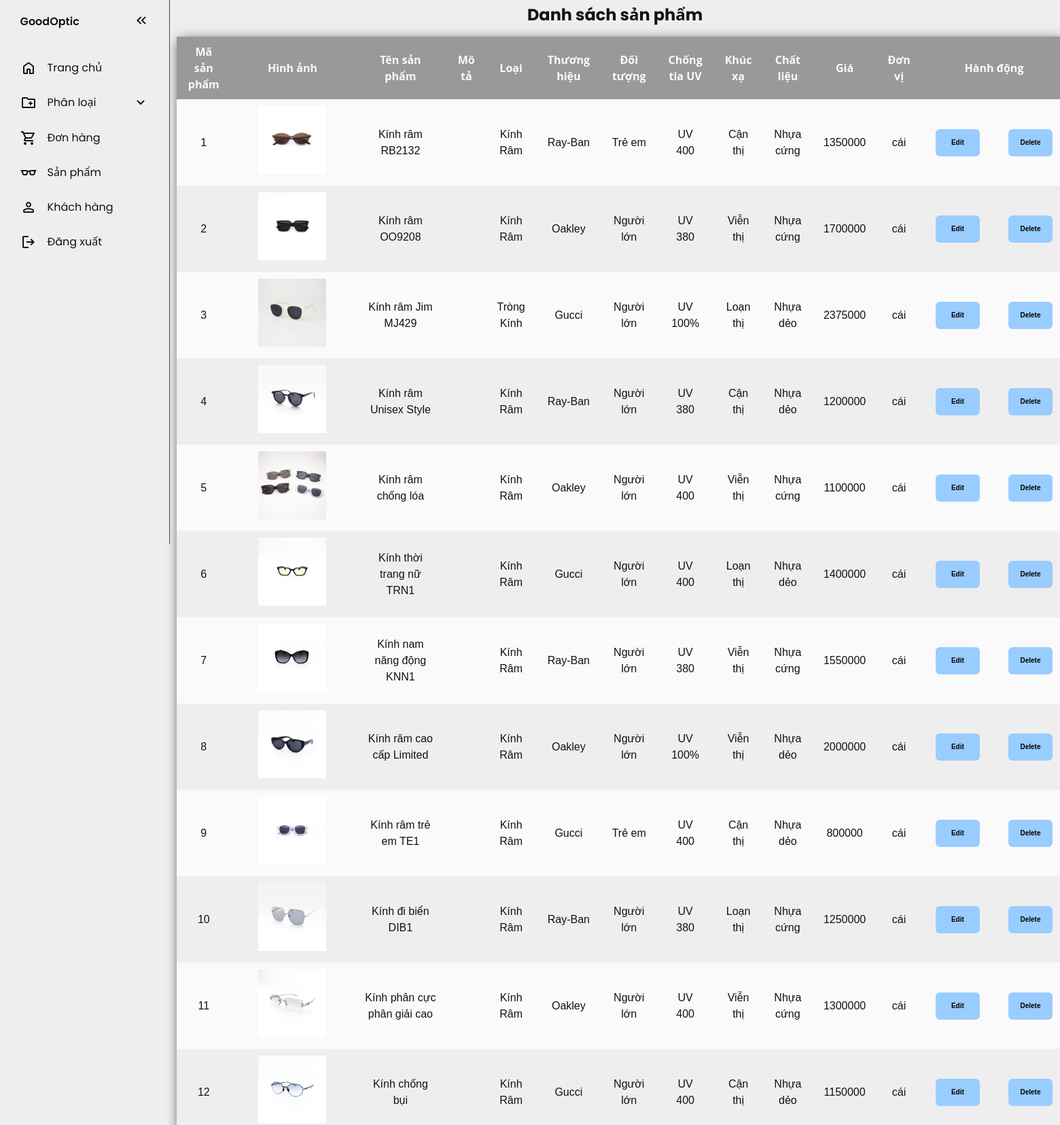
/admin/viewAllProducts.php (upper part), run on the app's committed database.
### tables this page shows
CREATE TABLE `products` (
  `product_id` bigint(20) UNSIGNED NOT NULL,
  `product_name` varchar(255) NOT NULL,
  `slug` varchar(255) NOT NULL,
  `description` text NOT NULL,
  `unit` varchar(50) DEFAULT NULL,
  `price` double NOT NULL,
  `disscounted_price` double NOT NULL,
  `images` text NOT NULL,
  `category_id` bigint(20) UNSIGNED NOT NULL,
  `brand_id` bigint(20) UNSIGNED NOT NULL,
  `target_id` bigint(20) UNSIGNED NOT NULL,
  `UV_id` bigint(20) UNSIGNED NOT NULL,
  `Refractive_id` bigint(20) UNSIGNED NOT NULL,
  `Material_id` bigint(20) UNSIGNED NOT NULL,
  `status` enum('Active','Inactive') NOT NULL,
  `created_at` datetime NOT NULL DEFAULT current_timestamp(),
  `updated_at` datetime NOT NULL DEFAULT current_timestamp() ON UPDATE current_timestamp()
);

CREATE TABLE `categories` (
  `category_id` bigint(20) UNSIGNED NOT NULL,
  `category_name` varchar(255) NOT NULL,
  `slug` varchar(255) NOT NULL,
  `category_status` enum('Active','Inactive') NOT NULL,
  `created_at` datetime NOT NULL DEFAULT current_timestamp(),
  `updated_at` datetime NOT NULL DEFAULT current_timestamp() ON UPDATE current_timestamp()
);

CREATE TABLE `brands` (
  `brand_id` bigint(20) UNSIGNED NOT NULL,
  `brand_name` varchar(255) NOT NULL,
  `slug` varchar(255) NOT NULL,
  `status` enum('Active','Inactive') NOT NULL,
  `created_at` datetime NOT NULL DEFAULT current_timestamp(),
  `updated_at` datetime NOT NULL DEFAULT current_timestamp() ON UPDATE current_timestamp()
);

CREATE TABLE `targets` (
  `target_id` bigint(20) UNSIGNED NOT NULL,
  `target_name` varchar(255) NOT NULL,
  `slug` varchar(255) NOT NULL,
  `status` enum('Active','Inactive') NOT NULL,
  `created_at` datetime NOT NULL DEFAULT current_timestamp(),
  `updated_at` datetime NOT NULL DEFAULT current_timestamp() ON UPDATE current_timestamp()
);

CREATE TABLE `UV` (
  `uv_id` bigint(20) UNSIGNED NOT NULL,
  `uv_name` varchar(255) NOT NULL,
  `slug` varchar(255) NOT NULL,
  `status` enum('Active','Inactive') NOT NULL,
  `created_at` datetime NOT NULL DEFAULT current_timestamp(),
  `updated_at` datetime NOT NULL DEFAULT current_timestamp() ON UPDATE current_timestamp()
);

CREATE TABLE `Refractive` (
  `refractive_id` bigint(20) UNSIGNED NOT NULL,
  `refractive_name` varchar(255) NOT NULL,
  `slug` varchar(255) NOT NULL,
  `status` enum('Active','Inactive') NOT NULL,
  `created_at` datetime NOT NULL DEFAULT current_timestamp(),
  `updated_at` datetime NOT NULL DEFAULT current_timestamp() ON UPDATE current_timestamp()
);

CREATE TABLE `Material` (
  `material_id` bigint(20) UNSIGNED NOT NULL,
  `material_name` varchar(255) NOT NULL,
  `slug` varchar(255) NOT NULL,
  `status` enum('Active','Inactive') NOT NULL,
  `created_at` datetime NOT NULL DEFAULT current_timestamp(),
  `updated_at` datetime NOT NULL DEFAULT current_timestamp() ON UPDATE current_timestamp()
);

### admin/viewAllProducts.php (the view, shortened to what this page needs)
<?php include "./header.php"; ?>
<?php include "./sidebar.php"; ?>
<div>
  <h2 class="text-center">Danh sách sản phẩm</h2>
  <table class="table ">
    <thead>
      <tr>
        <th class="text-center">Mã sản phẩm</th>
        <th class="text-center">Hình ảnh</th>
        <th class="text-center">Tên sản phẩm</th>
        <th class="text-center">Mô tả</th>
        <th class="text-center">Loại</th>
        <th class="text-center">Thương hiệu</th>
        <th class="text-center">Đối tượng</th>
        <th class="text-center">Chống tia UV</th>
        <th class="text-center">Khúc xạ</th>
        <th class="text-center">Chất liệu</th>
        <th class="text-center">Giá</th>
        <th class="text-center">Đơn vị</th>
        <th class="text-center" colspan="2">Hành động</th>
      </tr>
    </thead>
    <?php
    include_once "./config/dbconnect.php";
    $sql = "SELECT * from products, categories, brands, targets, UV, Refractive, Material
      WHERE products.category_id=categories.category_id
      AND products.brand_id=brands.brand_id
      AND products.target_id=targets.target_id
      AND products.UV_id=UV.uv_id
      AND products.Refractive_id=Refractive.refractive_id
      AND products.Material_id=Material.material_id";
    $result = $conn->query($sql);
    if ($result->num_rows > 0) {
      while ($row = $result->fetch_assoc()) {
    ?>
        <tr>
          <td><?= $row["product_id"] ?></td>
          <td><img height='100px' src='<?= $row["images"] ?>'></td>
          <td><?= $row["product_name"] ?></td>
          <td><?= $row["desc"] ?></td>
          <td><?= $row["category_name"] ?></td>
          <td><?= $row["brand_name"] ?></td>
          <td><?= $row["target_name"] ?></td>
          <td><?= $row["uv_name"] ?></td>
          <td><?= $row["refractive_name"] ?></td>
          <td><?= $row["material_name"] ?></td>
          <td><?= $row["price"] ?></td>
          <td><?= $row["unit"] ?></td>
          <td><button class="btn btn-primary" style="height:40px" onclick="itemEditForm('<?= $row['product_id'] ?>')">Edit</button></td>
          <td><button class="btn btn-danger" style="height:40px" onclick="itemDelete('<?= $row['product_id'] ?>')">Delete</button></td>
        </tr>
    <?php
      }
    }
    ?>
  </table>
</div>
<?php include "./footer.php"; ?>

### admin/header.php (shortened to what this page needs)
<!DOCTYPE html>
<html lang="en">
<head>
  <link rel="stylesheet" href="./style.css">
</head>

### admin/sidebar.php (shortened to what this page needs)
<nav id="sidebar">
  <ul>
    <li>
      <span class="logo">GoodOptic</span>
      <button onclick=toggleSidebar() id="toggle-btn">
      </button>
    </li>
    <li class="active">
      <a href="index.php">
        <span>Trang chủ</span>
      </a>
    </li>
    <li>
      <button onclick=toggleSubMenu(this) class="dropdown-btn">
        <span>Phân loại</span>
        <svg xmlns="http://www.w3.org/2000/svg" height="24px" viewBox="0 -960 960 960" width="24px" fill="#e8eaed">
          <path d="M480-361q-8 0-15-2.5t-13-8.5L268-556q-11-11-11-28t11-28q11-11 28-11t28 11l156 156 156-156q11-11 28-11t28 11q11 11 11 28t-11 28L508-372q-6 6-13 8.5t-15 2.5Z" />
        </svg>
      </button>
    </li>
    <li>
      <a href="viewAllOrders.php">
        <span>Đơn hàng</span>
      </a>
    </li>
    <li>
      <a href="viewAllProducts.php">
        <span>Sản phẩm</span>
      </a>
    </li>
    <li>
      <a href="viewCustomers.php">
        <span>Khách hàng</span>
      </a>
    </li>
    <li>
      <a href="login.php">
        <svg xmlns="http://www.w3.org/2000/svg" height="24px" viewBox="0 -960 960 960" width="24px" fill="#FFFFFF">
          <path d="M200-120q-33 0-56.5-23.5T120-200v-560q0-33 23.5-56.5T200-840h280v80H200v560h280v80H200Zm440-160-55-58 102-102H360v-80h327L585-622l55-58 200 200-200 200Z" />
        </svg>
        <span>Đăng xuất</span>
      </a>
    </li>
  </ul>
</nav>

### admin/footer.php (shortened to what this page needs)
</body>
</html>

### admin/style.css (style rules this page uses)
:root { --base-clr: #EEEEEE; --line-clr: #42434a; --hover-clr: #FFCCCC; --text-clr: #11121a; --accent-clr: #11121a; --secondary-text-clr: #b0b3c1; }
* { margin: 0; padding: 0; }
html { font-family: Poppins, 'Segoe UI', Tahoma, Geneva, Verdana, sans-serif; line-height: 1.5rem; }
#sidebar { box-sizing: border-box; height: 100vh; width: 250px; padding: 5px 1em; background-color: var(--base-clr); border-right: 1px solid var(--line-clr); position: sticky; top: 0; align-self: start; transition: 300ms ease-in-out; overflow: hidden; text-wrap: nowrap; }
#sidebar ul { list-style: none; }
#sidebar a, #sidebar .dropdown-btn, #sidebar .logo { border-radius: .5em; padding: .85em; text-decoration: none; color: var(--text-clr); display: flex; align-items: center; gap: 1em; }
.dropdown-btn { width: 100%; text-align: left; background: none; border: none; font: inherit; cursor: pointer; }
#sidebar svg { flex-shrink: 0; fill: var(--text-clr); }
#sidebar a span, #sidebar .dropdown-btn span { flex-grow: 1; }
.dropdown-btn svg { transition: 200ms ease; }
table { width: 100%; border-collapse: collapse; border-spacing: 0; box-shadow: 0 2px 15px rgba(64, 64, 64, .7); border-radius: 12px 12px 0 0; margin-top: 20px; margin-left: 10px; }
td, th { padding: 10px 16px; text-align: center; }
th { background-color: #999999; color: #fafafa; font-family: 'Open Sans', Sans-serif; font-weight: bold; }
tr { width: 100%; background-color: #fafafa; font-family: 'Montserrat', sans-serif; }
tr:nth-child(even) { background-color: #eeeeee; }
div { align-items: center; justify-content: center; }
h2 { text-align: center; margin-top: 10px; }
.btn { width: 6.5em; height: 2.3em; margin: 0.5em; background: #99CCFF; color: black; border: none; border-radius: 0.625em; font-size: 10px; font-weight: bold; cursor: pointer; position: relative; z-index: 1; overflow: hidden; }

### data on the page
products: product_id "1", images (picture), product_name "Kính râm RB2132", category.category_name "Kính Râm", brand.brand_name "Ray-Ban", target.target_name "Trẻ em", UV.uv_name "UV 400", Refractive.refractive_name "Cận thị", Material.material_name "Nhựa cứng", price "1350000", unit "cái"
products: product_id "2", images (picture), product_name "Kính râm OO9208", category.category_name "Kính Râm", brand.brand_name "Oakley", target.target_name "Người lớn", UV.uv_name "UV 380", Refractive.refractive_name "Viễn thị", Material.material_name "Nhựa cứng", price "1700000", unit "cái"
products: product_id "3", images (picture), product_name "Kính râm Jim MJ429", category.category_name "Tròng Kính", brand.brand_name "Gucci", target.target_name "Người lớn", UV.uv_name "UV 100%", Refractive.refractive_name "Loạn thị", Material.material_name "Nhựa dẻo", price "2375000", unit "cái"
products: product_id "4", images (picture), product_name "Kính râm Unisex Style", category.category_name "Kính Râm", brand.brand_name "Ray-Ban", target.target_name "Người lớn", UV.uv_name "UV 380", Refractive.refractive_name "Cận thị", Material.material_name "Nhựa dẻo", price "1200000", unit "cái"
products: product_id "5", images (picture), product_name "Kính râm chống lóa", category.category_name "Kính Râm", brand.brand_name "Oakley", target.target_name "Người lớn", UV.uv_name "UV 400", Refractive.refractive_name "Viễn thị", Material.material_name "Nhựa cứng", price "1100000", unit "cái"
products: product_id "6", images (picture), product_name "Kính thời trang nữ TRN1", category.category_name "Kính Râm", brand.brand_name "Gucci", target.target_name "Người lớn", UV.uv_name "UV 400", Refractive.refractive_name "Loạn thị", Material.material_name "Nhựa dẻo", price "1400000", unit "cái"
products: product_id "7", images (picture), product_name "Kính nam năng động KNN1", category.category_name "Kính Râm", brand.brand_name "Ray-Ban", target.target_name "Người lớn", UV.uv_name "UV 380", Refractive.refractive_name "Viễn thị", Material.material_name "Nhựa cứng", price "1550000", unit "cái"
products: product_id "8", images (picture), product_name "Kính râm cao cấp Limited", category.category_name "Kính Râm", brand.brand_name "Oakley", target.target_name "Người lớn", UV.uv_name "UV 100%", Refractive.refractive_name "Viễn thị", Material.material_name "Nhựa dẻo", price "2000000", unit "cái"
products: product_id "9", images (picture), product_name "Kính râm trẻ em TE1", category.category_name "Kính Râm", brand.brand_name "Gucci", target.target_name "Trẻ em", UV.uv_name "UV 400", Refractive.refractive_name "Cận thị", Material.material_name "Nhựa dẻo", price "800000", unit "cái"
products: product_id "10", images (picture), product_name "Kính đi biển DIB1", category.category_name "Kính Râm", brand.brand_name "Ray-Ban", target.target_name "Người lớn", UV.uv_name "UV 380", Refractive.refractive_name "Loạn thị", Material.material_name "Nhựa cứng", price "1250000", unit "cái"
products: product_id "11", images (picture), product_name "Kính phân cực phân giải cao", category.category_name "Kính Râm", brand.brand_name "Oakley", target.target_name "Người lớn", UV.uv_name "UV 400", Refractive.refractive_name "Viễn thị", Material.material_name "Nhựa cứng", price "1300000", unit "cái"
products: product_id "12", images (picture), product_name "Kính chống bụi", category.category_name "Kính Râm", brand.brand_name "Gucci", target.target_name "Người lớn", UV.uv_name "UV 400", Refractive.refractive_name "Cận thị", Material.material_name "Nhựa dẻo", price "1150000", unit "cái"
